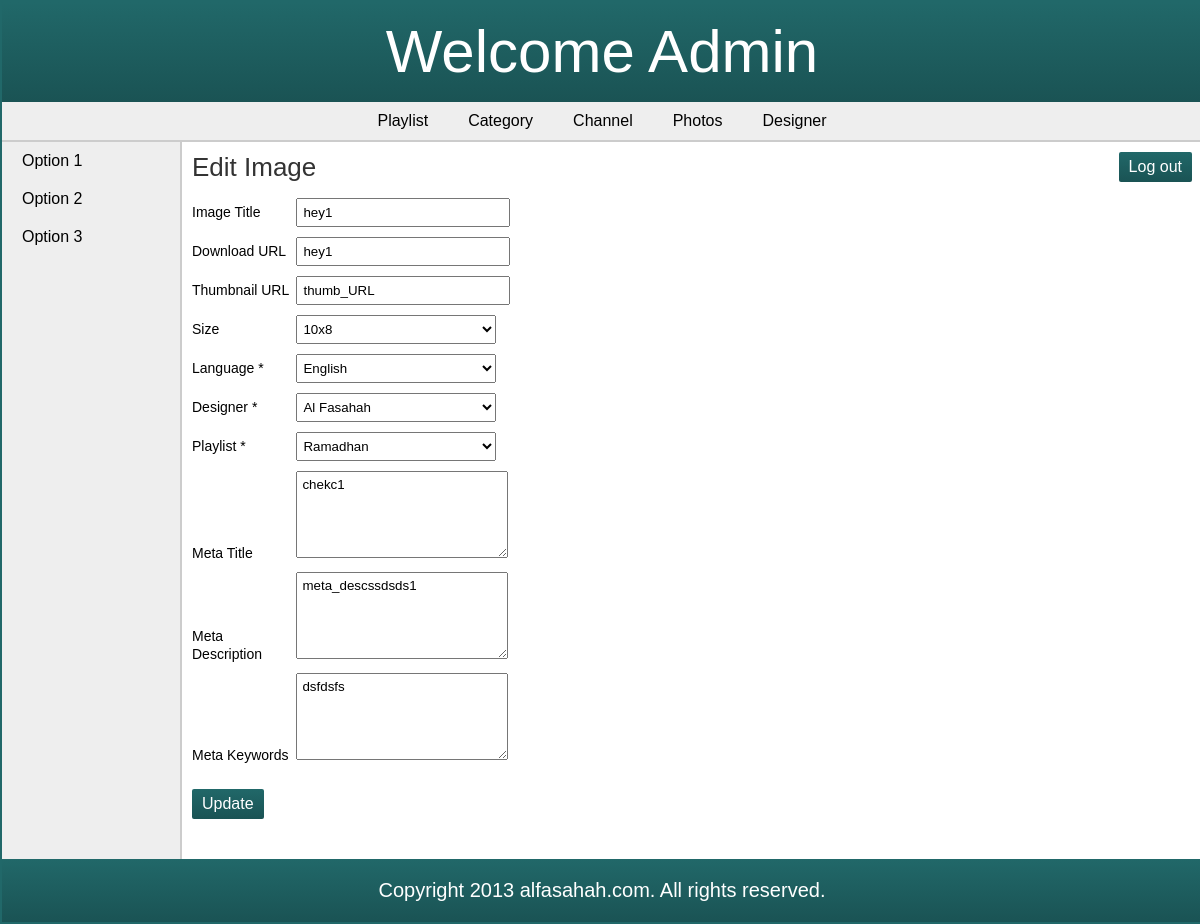
Screenshot of /admin/edit_photos.php?id=1 with the database file from the repository.
### tables this page shows
CREATE TABLE IF NOT EXISTS `photos` (
  `photo_id` int(11) NOT NULL AUTO_INCREMENT,
  `photo_name` varchar(100) NOT NULL,
  `download_url` varchar(1000) NOT NULL,
  `thumb_url` varchar(50) NOT NULL,
  `size` varchar(50) DEFAULT NULL,
  `language` varchar(50) NOT NULL,
  `designer_id` int(11) NOT NULL,
  `playlist_id` int(11) NOT NULL,
  `meta_title` varchar(100) DEFAULT NULL,
  `meta_desc` varchar(1000) DEFAULT NULL,
  `meta_keyword` varchar(1000) DEFAULT NULL,
  PRIMARY KEY (`photo_id`),
  KEY `designer_id` (`designer_id`),
  KEY `playlist_id` (`playlist_id`)
);

CREATE TABLE IF NOT EXISTS `designer` (
  `designer_id` int(11) NOT NULL AUTO_INCREMENT,
  `designer_name` varchar(100) NOT NULL,
  `designer_desc` varchar(1000) DEFAULT NULL,
  `designer_image` varchar(1000) NOT NULL,
  PRIMARY KEY (`designer_id`)
);

CREATE TABLE IF NOT EXISTS `playlist` (
  `playlist_id` int(11) NOT NULL AUTO_INCREMENT,
  `playlist_name` varchar(100) NOT NULL,
  `playlist_image` varchar(1000) NOT NULL,
  `playlist_desc` varchar(1000) DEFAULT NULL,
  `featured` tinyint(1) NOT NULL,
  `section_id` int(11) NOT NULL,
  `category_id` int(11) NOT NULL,
  `meta_title` varchar(100) DEFAULT NULL,
  `meta_desc` varchar(1000) DEFAULT NULL,
  `meta_keyword` varchar(1000) DEFAULT NULL,
  PRIMARY KEY (`playlist_id`),
  KEY `section_id` (`section_id`),
  KEY `category_id` (`category_id`)
);

### admin/edit_photos.php (the view, shortened to what this page needs)
<?php
	require('../includes/config.php');
	if($_GET['id']) {
 		$id = $_GET['id'];
	}
	else {
		echo "You have not selected any ID.";
	}
	$query_selectPhotos = "SELECT * FROM photos WHERE photo_id='$id'";
	$result_selectPhotos = $con->query($query_selectPhotos);
	$row_selectPhotos = $result_selectPhotos->fetch_array();
	$query_selectDesigner = "SELECT designer_id, designer_name FROM designer";
	$result_selectDesigner = $con->query($query_selectDesigner);
	$query_selectPlaylist = "SELECT playlist_id, playlist_name FROM playlist WHERE section_id=5 ORDER BY playlist_id DESC";
	$result_selectPlaylist = $con->query($query_selectPlaylist);
	$err_imageName = $err_downURL = $err_thumbURL = $err_size = $err_language = $err_designer = $err_playlist = '';
?>
<!doctype html>
<html>
<head>
	<link rel="stylesheet" href="../includes/main_style.css" >
</head>
<body>
	<?php
		include("../includes/header_admin.inc.php");
		include("../includes/nav_admin.inc.php");
		include("../includes/aside_admin.inc.php");
	?>
	<section>
		<h1>Edit Image</h1>
		<form action="" method="POST" class="form">
		<ul class="form-list">
		<li>
			<div class="label-block"> <label for="imageName">Image Title</label> </div>
			<div class="input-box"><input type="text" name="txtImageName" id="imageName" placeholder="Title of the Image" value="<?php echo $row_selectPhotos['photo_name']; ?>" /> </div> <span class="error_message"><?php echo $err_imageName; ?></span>
		</li>
		<li>
			<div class="label-block"> <label for="downURL">Download URL</label> </div>
			<div class="input-box"><input type="text" name="txtDownURL" id="downURL" placeholder="Download URL" value="<?php echo $row_selectPhotos['download_url']; ?>" /> </div> <span class="error_message"><?php echo $err_downURL; ?></span>
		</li>
		<li>
			<div class="label-block"> <label for="thumbURL">Thumbnail URL</label> </div>
			<div class="input-box"><input type="text" name="txtThumbURL" id="thumbURL" placeholder="Thumbnail URL" value="<?php echo $row_selectPhotos['thumb_url']; ?>" /> </div> <span class="error_message"><?php echo $err_thumbURL; ?></span>
		</li>
		<li>
			<div class="label-block"> <label for="cmbSize">Size</label> </div>
			<div class="input-box">
			<select name="cmbSize" data-rule-required="true" id="cmbSize">
				<option value="10x8" <?php if($row_selectPhotos['size'] == "10x8"){ echo "selected"; } ?>>10x8</option>
		</select></div> <span class="error_message"><?php echo $err_size; ?></span>
		</li>
		<li>
			<div class="label-block"> <label for="cmbLanguage">Language *</label> </div>
			<div class="input-box"><select name="cmbLanguage" data-rule-required="true" id="cmbLanguage">
			<option value="ENGLISH" <?php if($row_selectPhotos['language'] == "ENGLISH"){ echo "selected"; } ?> >English</option>
		</select></div> <span class="error_message"><?php echo $err_language; ?></span>
		</li>
		<li>
			<div class="label-block"> <label for="cmbDesigner">Designer *</label> </div>
			<div class="input-box"><select name="cmbDesigner" data-rule-required="true" id="cmbDesigner">
			<?php while($row_selectDesigner = $result_selectDesigner->fetch_array()){ ?>
				<option value="<?php echo $row_selectDesigner['designer_id']; ?>" <?php if($row_selectPhotos['designer_id'] == $row_selectDesigner['designer_id']){ echo "selected";} ?>><?php echo $row_selectDesigner['designer_name']; ?></option>
			<?php } ?>
		</select></div> <span class="error_message"><?php echo $err_designer; ?></span>
		</li>
		<li>
			<div class="label-block"> <label for="cmbPlaylist">Playlist *</label> </div>
			<div class="input-box"><select name="cmbPlaylist" data-rule-required="true" id="cmbPlaylist">
			<?php while($row_selectPlaylist = $result_selectPlaylist->fetch_array()){ ?>
				<option value="<?php echo $row_selectPlaylist['playlist_id']; ?>" <?php if($row_selectPhotos['playlist_id'] == $row_selectPlaylist['playlist_id']){ echo "selected";} ?>><?php echo $row_selectPlaylist['playlist_name']; ?></option>
			<?php } ?>
		</select></div> <span class="error_message"><?php echo $err_playlist; ?></span>
		</li>
		<li>
			<div class="label-block"> <label for="metaTitle">Meta Title</label> </div>
			<div class="input-box"><textarea name="txtMetaTitle" id="metaTitle" rows="5" placeholder="Meta Title"><?php echo $row_selectPhotos['meta_title']; ?></textarea> </div>
		</li>
		<li>
			<div class="label-block"> <label for="metaDesc">Meta Description</label> </div>
			<div class="input-box"><textarea name="txtMetaDesc" id="metaTitle" rows="5" placeholder="Meta Description"><?php echo $row_selectPhotos['meta_desc']; ?></textarea> </div>
		</li>
		<li>
			<div class="label-block"> <label for="metaKey">Meta Keywords</label> </div>
			<div class="input-box"><textarea name="txtMetaKey" id="metaKey" rows="5" placeholder="Meta Keywords"><?php echo $row_selectPhotos['meta_keyword']; ?></textarea> </div>
		</li>
		<li>
			<input type="submit" value="Update" class="submit_button" />
		</li>
		</ul>
		</form>
	</section>
	<?php
		include("../includes/footer_admin.inc.php");
	?>
</body>
</html>

### includes/main_style.css (style rules this page uses)
* { font-family: arial,sans-serif; margin:0px; padding:0px; }
body { width:1200px; margin:auto; border:2px solid #216869; }
li { list-style:none; margin:0px; }
label { margin:5px 0px; font-size:14px; }
.label-block { display:inline-block; width:100px; }
.input-box { display:inline-block; margin:5px 0px; }
.input-box input { width:200px; padding:5px 5px; margin:auto; }
.input-box textarea { width:200px; height:75px; padding:5px 5px; }
.input-box select { padding:5px 2px; width:200px; margin:auto; }
.submit_button { font-size:16px; margin-top:20px; margin-right:20px; padding:6px 10px; background:-webkit-linear-gradient(top,#216869,#1a5354); background: -moz-linear-gradient(top,#216869,#1a5354); filter: progid:DXImageTransform.Microsoft.Gradient(GradientType=0,StartColorStr='#216869',EndColorStr='#1a5354'); -ms-filter: "progid:DXImageTransform.Microsoft.Gradient(GradientType=0,StartColorStr='#216869',EndColorStr='#1a5354')"; background: -ms-linear-gradient(#216869, #1a5354); background-image:-webkit-gradient(linear, 50% 0%, 50% 100%, color-stop(0%, #216869), color-stop(100%, #1a5354)); border:none; color:white; -webkit-border-radius:2px; }
section { width:1000px; padding:10px; padding-bottom:40px; }
section h1 { margin-bottom:10px; font-weight:normal; color:#333; font-size: 26px; }

### rows the page displays
photos: txtImageName "hey1", txtDownURL "hey1", txtThumbURL "thumb_URL", cmbSize "10x8", cmbLanguage "English", cmbDesigner "Al Fasahah", cmbPlaylist "Ramadhan", txtMetaTitle "chekc1", txtMetaDesc "meta_descssdsds1", txtMetaKey "dsfdsfs"
